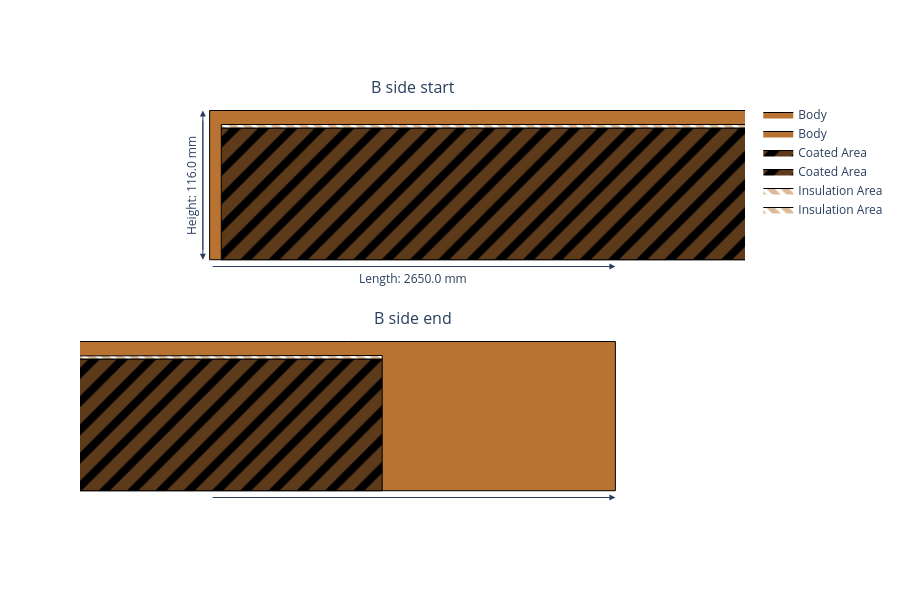

Here is the notebook cell this chart was saved with:
### Code cell
anode_current_collector.get_b_side_view(width=900, height=600)

### Figure 1 — Plotly figure (JSON) as saved in the notebook; plotly's stock layout.template omitted (floating-point values rounded to 4 significant figures)
{"data": [{"fill": "toself", "fillcolor": "#B87333", "line": {"color": "black", "width": 1}, "mode": "lines", "name": "Body", "type": "scatter", "x": [-1.325, -1.325, -1.325, 1.325, 1.325, 1.325, 1.325, 1.325, 1.325, -1.325], "xaxis": "x", "y": [-0.058, 0.058, 0.07, 0.07, 0.058, 0.07, 0.07, 0.058, -0.058, -0.058], "yaxis": "y"}, {"fill": "toself", "fillcolor": "#B87333", "line": {"color": "black", "width": 1}, "mode": "lines", "name": "Body", "type": "scatter", "x": [-1.325, -1.325, -1.325, 1.325, 1.325, 1.325, 1.325, 1.325, 1.325, -1.325], "xaxis": "x2", "y": [-0.058, 0.058, 0.07, 0.07, 0.058, 0.07, 0.07, 0.058, -0.058, -0.058], "yaxis": "y2"}, {"fill": "toself", "fillcolor": "black", "fillpattern": {"fgcolor": "#B87333", "shape": "/", "size": 20, "solidity": 0.6}, "line": {"color": "black", "width": 1}, "mode": "lines", "name": "Coated Area", "type": "scatter", "x": [-1.315, -1.315, -1.315, 1.125, 1.125, 1.125, -1.315], "xaxis": "x", "y": [-0.058, 0.055, 0.055, 0.055, 0.055, -0.058, -0.058], "yaxis": "y"}, {"fill": "toself", "fillcolor": "black", "fillpattern": {"fgcolor": "#B87333", "shape": "/", "size": 20, "solidity": 0.6}, "line": {"color": "black", "width": 1}, "mode": "lines", "name": "Coated Area", "type": "scatter", "x": [-1.315, -1.315, -1.315, 1.125, 1.125, 1.125, -1.315], "xaxis": "x2", "y": [-0.058, 0.055, 0.055, 0.055, 0.055, -0.058, -0.058], "yaxis": "y2"}, {"fill": "toself", "fillcolor": "white", "fillpattern": {"fgcolor": "#B87333", "shape": "\\", "size": 10, "solidity": 0.6}, "line": {"color": "black", "width": 1}, "mode": "lines", "name": "Insulation Area", "type": "scatter", "x": [-1.315, -1.315, 1.125, 1.125, -1.315], "xaxis": "x", "y": [0.055, 0.058, 0.058, 0.055, 0.055], "yaxis": "y"}, {"fill": "toself", "fillcolor": "white", "fillpattern": {"fgcolor": "#B87333", "shape": "\\", "size": 10, "solidity": 0.6}, "line": {"color": "black", "width": 1}, "mode": "lines", "name": "Insulation Area", "type": "scatter", "x": [-1.315, -1.315, 1.125, 1.125, -1.315], "xaxis": "x2", "y": [0.055, 0.058, 0.058, 0.055, 0.055], "yaxis": "y2"}], "layout": {"annotations": [{"font": {"size": 16}, "showarrow": false, "text": "B side start", "x": 0.5, "xanchor": "center", "xref": "paper", "y": 1, "yanchor": "bottom", "yref": "paper"}, {"font": {"size": 16}, "showarrow": false, "text": "B side end", "x": 0.5, "xanchor": "center", "xref": "paper", "y": 0.45, "yanchor": "bottom", "yref": "paper"}, {"arrowhead": 2, "arrowsize": 1.2, "ax": -1.325, "axref": "x", "ay": -0.0638, "ayref": "y", "showarrow": true, "x": -0.977, "xref": "x", "y": -0.0638, "yref": "y"}, {"arrowhead": 2, "arrowsize": 1.2, "ax": -1.325, "axref": "x2", "ay": -0.0638, "ayref": "y2", "showarrow": true, "x": -0.977, "xref": "x2", "y": -0.0638, "yref": "y2"}, {"showarrow": false, "text": "Length: 2650.0 mm", "x": -1.151, "xref": "x", "y": -0.0638, "yref": "y", "yshift": -12}, {"showarrow": false, "text": "Length: 2650.0 mm", "x": -1.151, "xref": "x2", "y": -0.0638, "yref": "y2", "yshift": -12}, {"arrowhead": 2, "arrowsize": 1.2, "ax": 0.977, "axref": "x", "ay": -0.0638, "ayref": "y", "showarrow": true, "x": 1.325, "xref": "x", "y": -0.0638, "yref": "y"}, {"arrowhead": 2, "arrowsize": 1.2, "ax": 0.977, "axref": "x2", "ay": -0.0638, "ayref": "y2", "showarrow": true, "x": 1.325, "xref": "x2", "y": -0.0638, "yref": "y2"}, {"showarrow": false, "text": " ", "x": 1.151, "xref": "x", "y": -0.0638, "yref": "y", "yshift": -12}, {"showarrow": false, "text": " ", "x": 1.151, "xref": "x2", "y": -0.0638, "yref": "y2", "yshift": -12}, {"arrowhead": 2, "arrowsize": 1.2, "ax": -1.331, "axref": "x", "ay": -0.058, "ayref": "y", "showarrow": true, "x": -1.331, "xref": "x", "y": 0.07, "yref": "y"}, {"arrowhead": 2, "arrowsize": 1.2, "ax": -1.331, "axref": "x2", "ay": -0.058, "ayref": "y2", "showarrow": true, "x": -1.331, "xref": "x2", "y": 0.07, "yref": "y2"}, {"arrowhead": 2, "arrowsize": 1.2, "ax": -1.331, "axref": "x", "ay": 0.07, "ayref": "y", "showarrow": true, "x": -1.331, "xref": "x", "y": -0.058, "yref": "y"}, {"arrowhead": 2, "arrowsize": 1.2, "ax": -1.331, "axref": "x2", "ay": 0.07, "ayref": "y2", "showarrow": true, "x": -1.331, "xref": "x2", "y": -0.058, "yref": "y2"}, {"showarrow": false, "text": "Height: 116.0 mm", "textangle": -90, "x": -1.331, "xref": "x", "xshift": -12, "y": 0.006, "yref": "y"}, {"showarrow": false, "text": "Height: 116.0 mm", "textangle": -90, "x": -1.331, "xref": "x2", "xshift": -12, "y": 0.006, "yref": "y2"}], "height": 600, "paper_bgcolor": "white", "plot_bgcolor": "white", "width": 900, "xaxis": {"anchor": "y", "domain": [0, 1], "range": [-1.325, -0.977], "scaleanchor": "y", "showgrid": false, "showticklabels": false, "title": {"text": ""}, "zeroline": false}, "xaxis2": {"anchor": "y2", "domain": [0, 1], "range": [0.977, 1.325], "scaleanchor": "y2", "showgrid": false, "showticklabels": false, "title": {"text": ""}, "zeroline": false}, "yaxis": {"anchor": "x", "domain": [0.55, 1], "showgrid": false, "showticklabels": false, "title": {"text": ""}, "zeroline": false}, "yaxis2": {"anchor": "x2", "domain": [0, 0.45], "showgrid": false, "showticklabels": false, "title": {"text": ""}, "zeroline": false}}}
